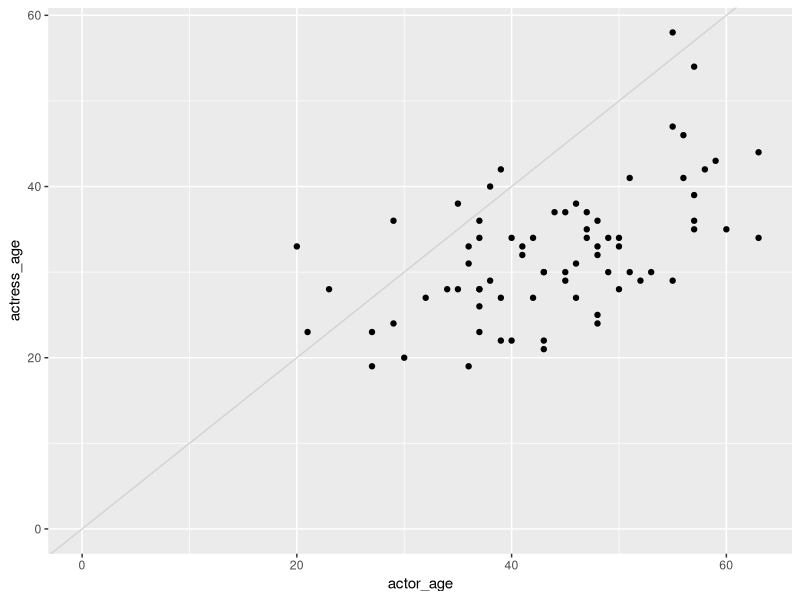
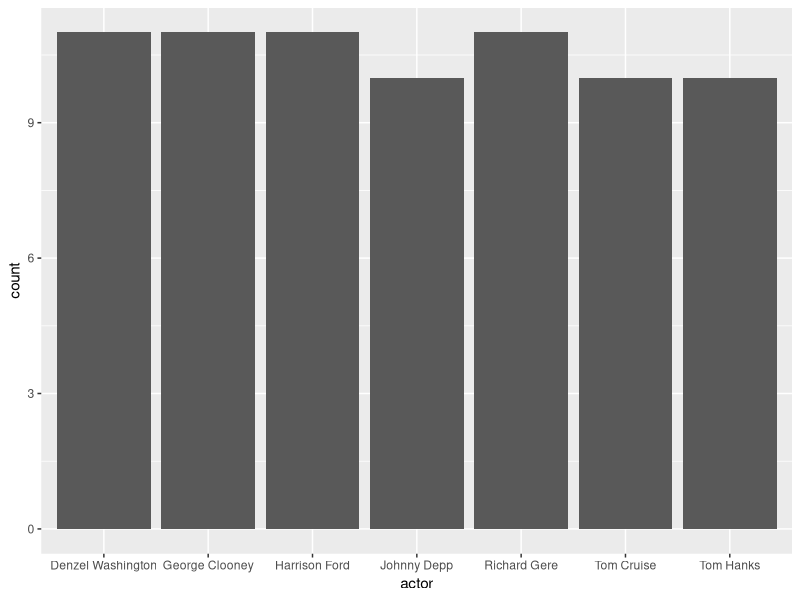
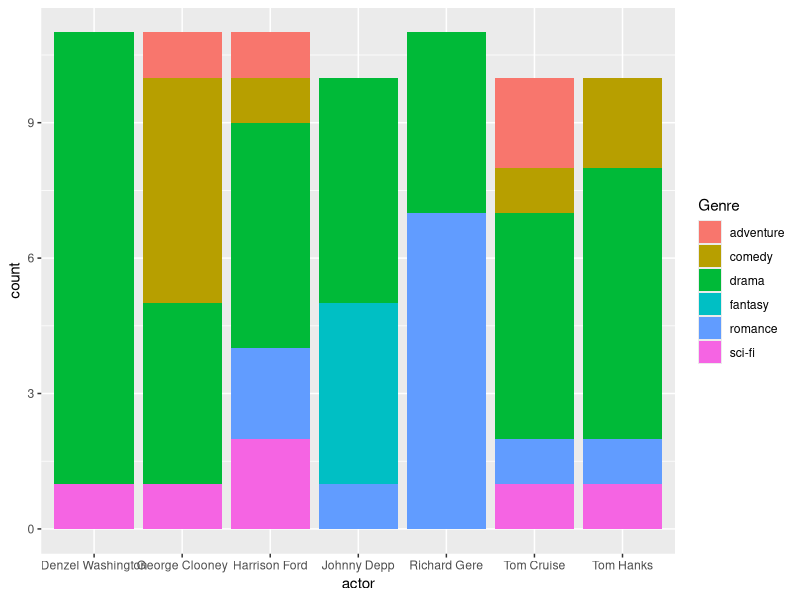
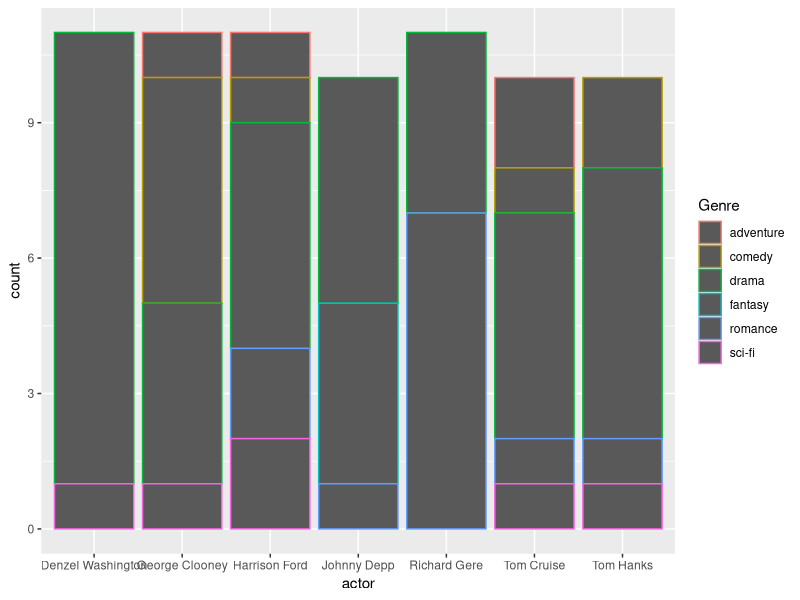
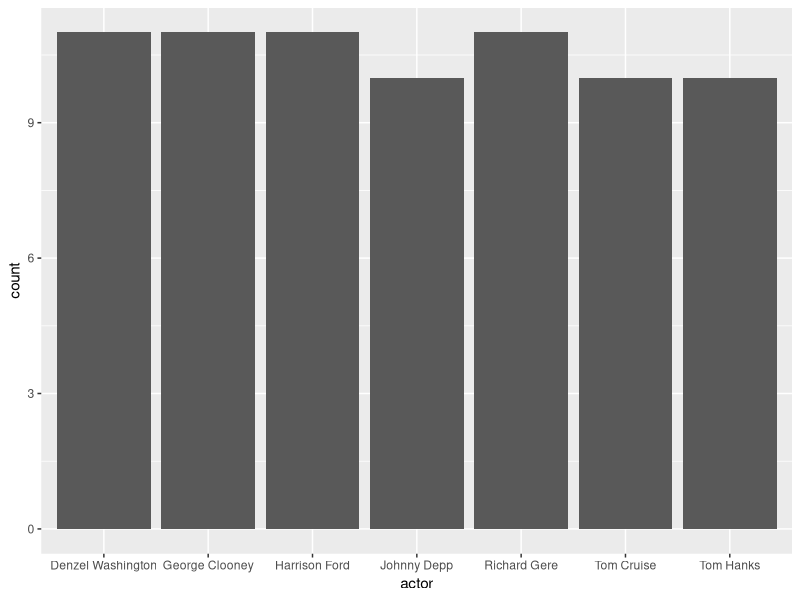
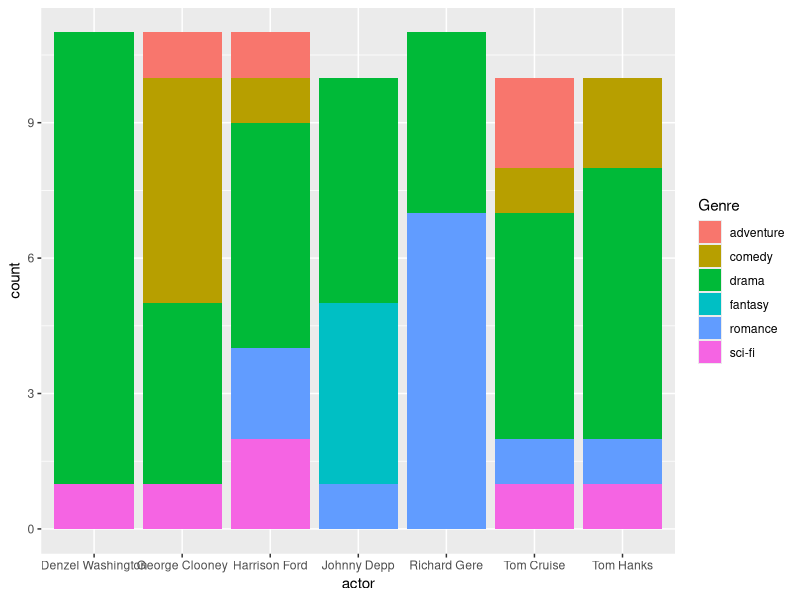
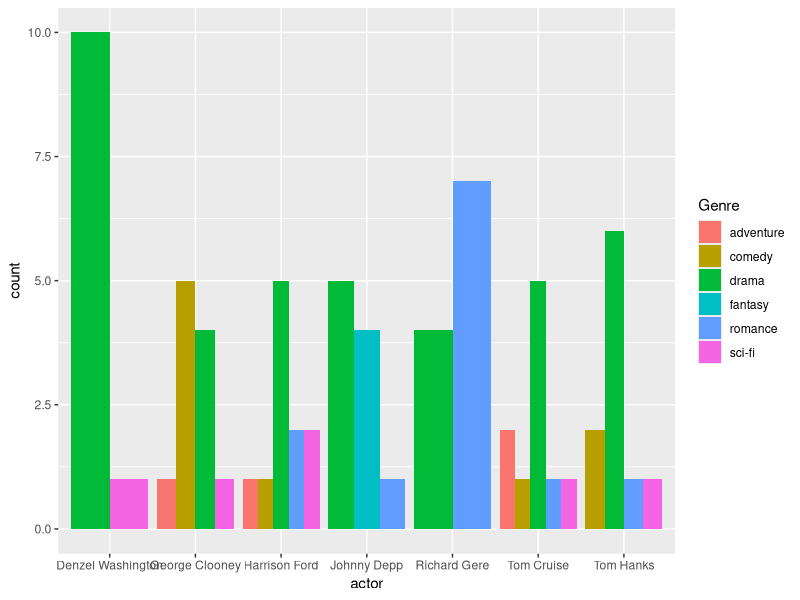
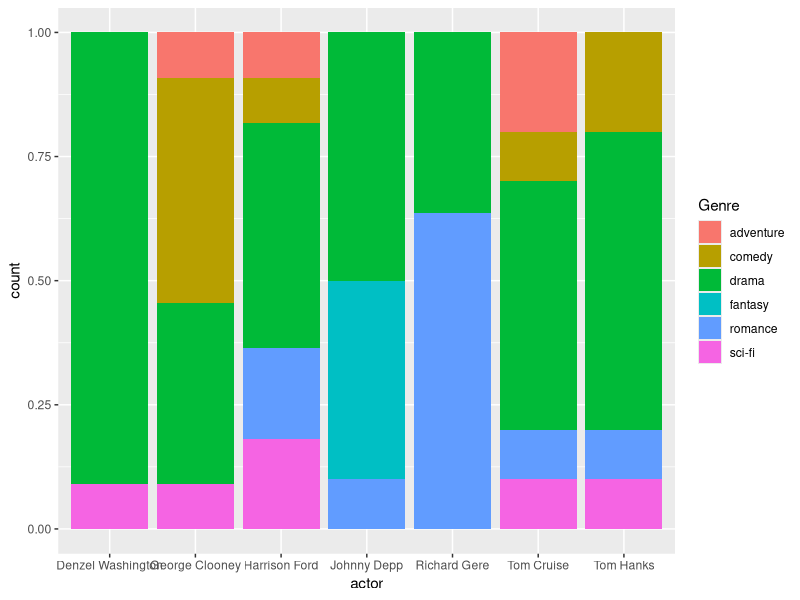

The R script that drew these images, in order:
## ---- chunk 1
library(readr)

ages <- read_csv("data/ages.csv")
## ---- chunk 2
head(ages)
## ---- chunk 3
# If you haven't installed the ggplot2 package yet, uncomment and run the line below
#install.packages("ggplot2")

library(ggplot2)

ggplot(data=ages) +
   geom_point(mapping=aes(x=actor_age, y=actress_age)) + 
   expand_limits(x = 0, y = 0) +
   geom_abline(intercept=0, col="light gray") 
## ---- chunk 4

head(ages)

## ---- chunk 5
ggplot(ages,
    aes(x=actor)) +
    geom_bar()
## ---- chunk 6
ggplot(data=ages,
  aes(x=actor, fill=Genre)) +
  geom_bar()
## ---- chunk 7
ggplot(data=ages,
  aes(x=actor, color=Genre)) +
  geom_bar()
## ---- chunk 8
ggplot(data=ages,
  aes(x=actor), fill=Genre) +
  geom_bar()
## ---- chunk 9
ggplot(data=ages,
  aes(x=actor, fill=Genre)) +
  geom_bar()
## ---- chunk 10
ggplot(data=ages,
  aes(x=actor, fill=Genre)) +
  geom_bar(position="dodge")
## ---- chunk 11
ggplot(data=ages,
  aes(x=actor, fill=Genre)) +
  geom_bar(position="fill")
## ---- chunk 12
ggplot(ages, aes(x=actor, y=actress_age)) +
  geom_boxplot()
## ---- chunk 13
ggplot(ages, aes(x=actor, y=actress_age)) +
  geom_violin()
## ---- chunk 14
ggplot(data=ages, aes(x=actor_age)) +
  geom_histogram(binwidth=1)
## ---- chunk 15
ggplot(data=ages, aes(x=actor_age)) +
  geom_histogram() + scale_x_log10()
## ---- chunk 16
ggplot(data=ages,
  aes(x=actress_age)) +
  geom_density(fill="red")
## ---- chunk 17
ggplot(data=ages,
  aes(x=actress_age, fill=actor)) +
  geom_density(alpha=.3)
## ---- chunk 18
ggplot(ages,
       aes(x=actress_age, y=Movie)) +
  geom_point()
## ---- chunk 19
library(dplyr)

avg_age <- ages %>% 
  group_by(actor) %>%
  mutate(age_diff = actor_age-actress_age) %>% 
  summarize(average_age_diff = mean(age_diff))

ggplot(avg_age, aes(x=actor, y=average_age_diff, group=1)) +
  geom_line()
## ---- chunk 20
ggplot(avg_age, aes(x=actor, y=average_age_diff, group=1)) +
  geom_line() +
  geom_point()
## ---- chunk 21
ggplot(ages,
      aes(x=actor_age,
          y=actress_age)) +
  geom_point() +
  geom_smooth()
## ---- chunk 22
ggplot(ages,
      aes(x=actor_age,
          y=actress_age)) +
  geom_point() +
  geom_smooth(method="lm",
              formula=y~x)
## ---- chunk 23
ggplot(data=ages,
       aes(x=actor_age,
           y=actress_age,
           color=actor)) +
  geom_point()
## ---- chunk 24
ggplot(data=ages,
       aes(x=actor_age,
           y=actress_age,
           color=actor,
           shape=Genre)) +
  geom_point()
## ---- chunk 25
ggplot(data=ages,
       aes(x=actor_age,
           y=actress_age,
           color=actor,
           shape=actor)) +
  geom_point()
## ---- chunk 26
ggplot(data=ages,
       aes(x=actor_age,
           y=actress_age,
           color=actor,
           size=budget)) +
  geom_point()
## ---- chunk 27
ggplot(data = avg_age, aes(x= actor, y=average_age_diff)) +
    geom_bar(stat="identity") +
    coord_flip()
## ---- chunk 28
ggplot(data=ages) +
   geom_point(mapping=aes(x=actor_age, y=actress_age)) + 
   expand_limits(x = 0, y = 0) +
   geom_abline(intercept=0, col="light gray") +
   facet_grid(Genre~actor)
## ---- chunk 29
ggplot(data=ages) +
   geom_point(mapping=aes(x=actor_age, y=actress_age, size=budget)) + 
   expand_limits(x = 0, y = 0) +
   geom_abline(intercept=0, col="light gray") +
   facet_grid(Genre~actor)
## ---- chunk 30
ggplot(data=ages) +
   geom_point(mapping=aes(x=actor_age, y=actress_age)) + 
   expand_limits(x = 0, y = 0) +
   geom_abline(intercept=0, col="light gray") +
   facet_grid(.~actor)
## ---- chunk 31
ggplot(data=ages) +
   geom_point(mapping=aes(x=actor_age, y=actress_age)) + 
   expand_limits(x = 0, y = 0) +
   geom_abline(intercept=0, col="light gray") +
   facet_grid(actor~.)
## ---- chunk 32
ggplot(data=ages) +
   geom_point(mapping=aes(x=actor_age, y=actress_age)) + 
   expand_limits(x = 0, y = 0) +
   geom_abline(intercept=0, col="light gray") +
   facet_wrap(~actor, ncol=4)
## ---- chunk 33
ggplot(ages,
      aes(x=actor_age,
          y=actress_age)) +
      geom_point()
## ---- chunk 34
ggplot(ages,
      aes(x=actor_age,
          y=actress_age)) +
      geom_point(aes(color=actor))
## ---- chunk 35
# Let's make a copy of the  minus the actor variable so it can't be faceted

ages_copy <- ages %>% select(-actor)

ggplot(data=ages,
      aes(x=actor_age,
          y=actress_age,
          color=actor)) +
      geom_point(data=ages_copy, color="grey") +
      geom_point() +
      facet_wrap(~actor) +
      theme(legend.position="none") # This removes the legend
